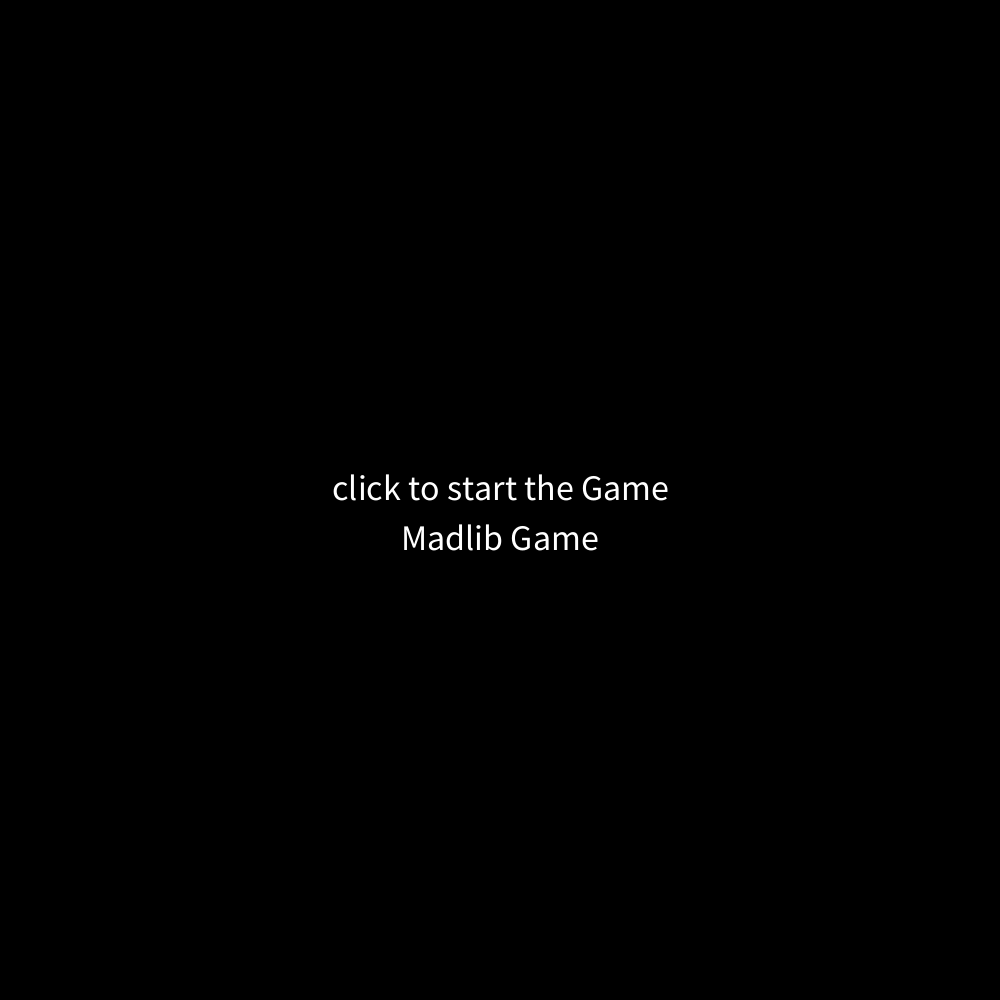
Frame 1 (no input)
Frame 60 (the mouse pressed at the canvas centre just before this capture): identical to frame 1, image omitted
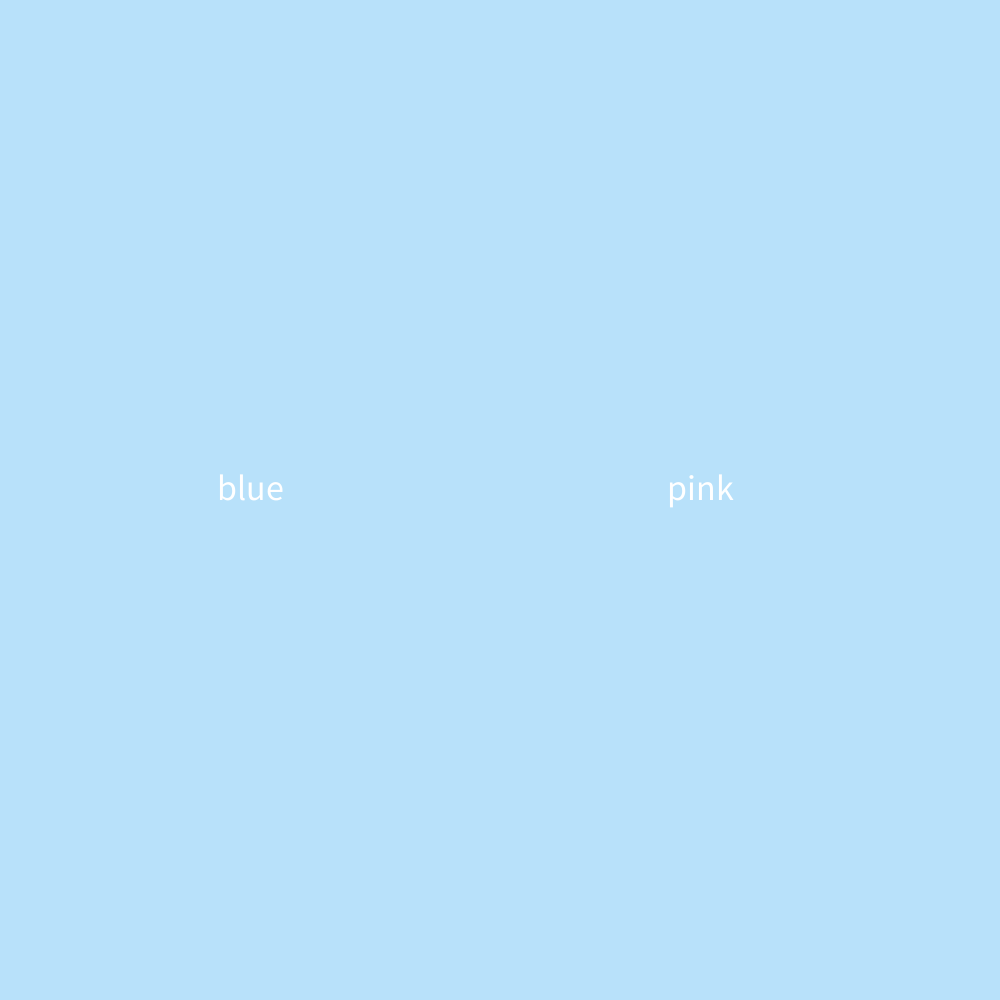
Frame 120 (the mouse held since frame 60 and released just before this capture)

The Processing sketch that drew these frames (run headless with seeded random() and noise(); from frame 60 on, the mouse is pressed at the canvas centre):

// Processing sketch: Midterm_WIP1
// ── Midterm_WIP1.pde
/*FANE LI LI
  THIS IS A MIDTERM FOR THE CLASS MTEC2280 - FALL2018
  MADLIB GAME - 1ST DRAFT
*/

String state= "intro";
PFont title;

void setup() {
  size (1000, 1000);
  textAlign(CENTER);
  textSize(36);
  
  
  //load font

}


void draw() {
  if (state=="intro") {
    intro();
  }
  else if (state=="choice1") {
    choice1();
    text("blue", width/4, height/2);
    text("pink", width/2+200, height/2);
  }
  //else if (state == "blue") {
    //state = "game over";
  //}
  else if (state =="game over") {
    gameOver();
  }

  println(state);
  println("mouseX", mouseX);
  println("mouseY", mouseY);
}


void mousePressed() {
  if (state== "intro") {
    state="choice1";
  }
  else if (state=="game over") {
    state= "intro";
  }
}






//FUNCTIONS TO THE heshe STATES
void intro(){
  background(0);
  text("Madlib Game", width/2, height/2+50);
  text("click to start the Game", width/2, height/2);
}
void choice1(){
  if (mouseX <= width/2){
    //blue
    background(184,225,250);    
  }else if (mouseX >= width/2){
    //pink
    background(250,184,216);
  }
}
void blue(){
  //blue
    background(184,225,250);

}
void pink(){
  //pink
    background(250,184,216);
}

void gameOver(){
  background(255, 0, 0);
  text("everyone loses.", width/2, height/2);
  text("click to play again.", width/2, height/2 + 50);
}
